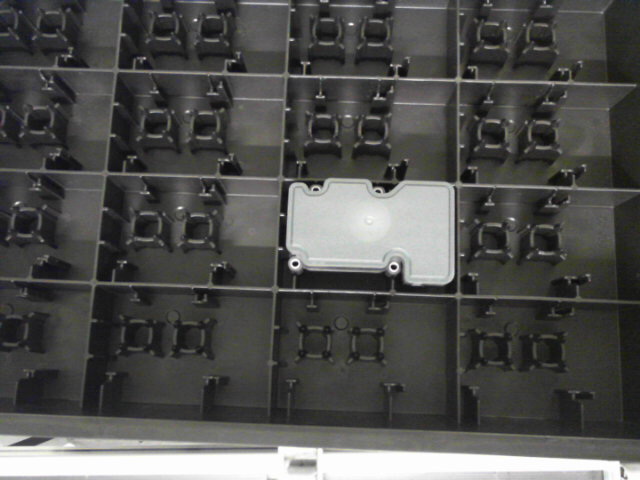
#> input picture photo_ABS/New folder/ecu.png, 640 x 480 px; its folder holds 4 pictures in this run
$ python color_filter.py   (older library calls are emulated)
#> lines starting #> are read from the running program, lines starting #| are printed output that depends on the picture; after the words box and inside, x2 and y2 are one past the last pixel; in counts of white or black regions, pixels touching at a corner belong together
import numpy as np
import cv2
import matplotlib.pyplot as plt
import os

def auto_canny(image, sigma=0.33):
	# compute the median of the single channel pixel intensities
	v = np.median(image)

	# apply automatic Canny edge detection using the computed median
	lower = int(max(0, (1.0 - sigma) * v))
	upper = int(min(255, (1.0 + sigma) * v))
	edged = cv2.Canny(image, lower, upper)
	return edged

files = [file for file in os.listdir() if file.endswith(".png")]
print(files)
img = cv2.imread(files[2],1)
#> img is the input picture: shape (480, 640, 3); mean B, G, R 77.9, 80.1, 80

hsv = cv2.cvtColor(img, cv2.COLOR_BGR2HSV )
#> hsv: shape (480, 640, 3); mean H, S, V 22.2, 14, 81


    # формируем начальный и конечный цвет фильтра
h_min = np.array((0, 0, 166), np.uint8)
h_max = np.array((86, 33, 251), np.uint8)

    # накладываем фильтр на кадр в модели HSV
thresh = cv2.inRange(hsv, h_min, h_max)
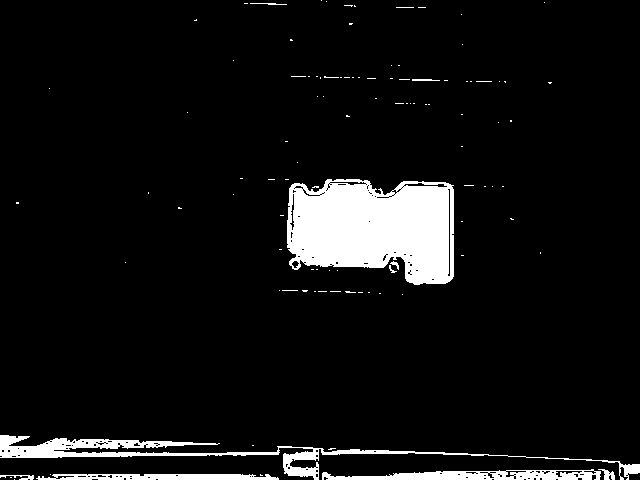
#> thresh: shape (480, 640); 7.2% white; 103 white regions (93 under 20 px), largest, box (x1, y1, x2, y2) and area: (287, 179, 454, 285) 13879, (0, 435, 640, 480) 4318, (322, 469, 601, 480) 1922

result = cv2.bitwise_and(img, img, mask=thresh)
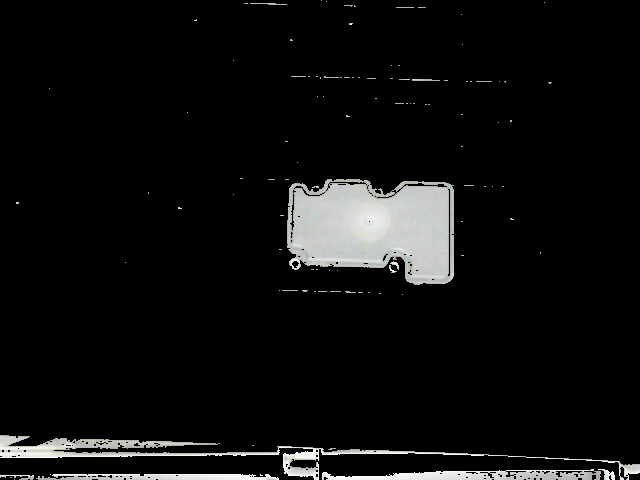
#> result: shape (480, 640, 3); mean B, G, R 14.7, 14.9, 14.8

blurred = cv2.GaussianBlur(result, (3, 3), 0)
auto = auto_canny(blurred)
#> in auto_canny, `v = np.median(image)`: v = 0
#> in auto_canny, `edged = cv2.Canny(image, lower, upper)`:
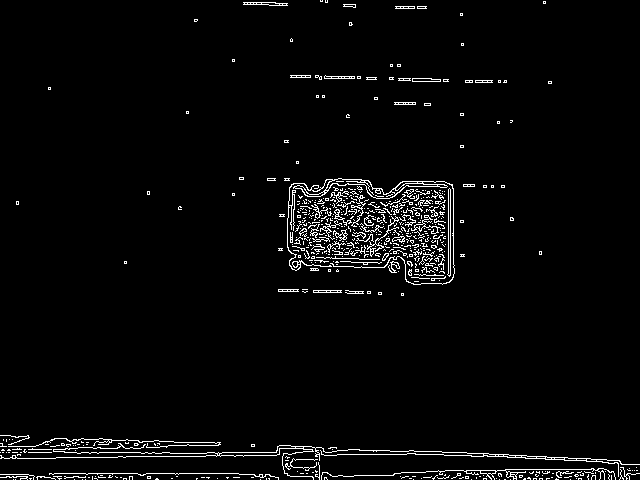
#> edged: shape (480, 640); 3.1% white in thin lines or dots

ret,cnts, _ = cv2.findContours(auto, cv2.RETR_EXTERNAL, cv2.CHAIN_APPROX_SIMPLE)
#> cnts = 591 contours, 561 with area under 20; largest, box (x1, y1, x2, y2) and area: (287, 178, 455, 285) 885, (0, 443, 640, 480) 558, (447, 188, 451, 277) 175, (321, 468, 616, 480) 126, (243, 2, 288, 6) 93

for i in  cnts:
	area = cv2.contourArea(i)
	if area > 800:
		print(area)
		cv2.drawContours(img,i,-1,(0,255,0), 2)
#> this loop made 591 passes
#> area on pass 545: 885
#| 885.0
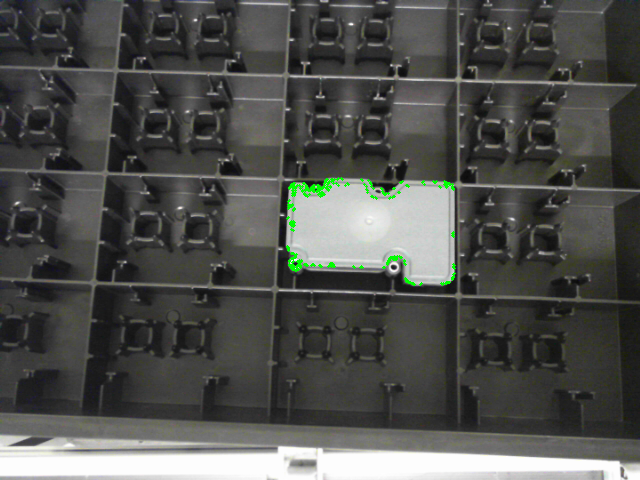
#> img: shape (480, 640, 3); 0.41% of pixels changed, all inside (x1, y1, x2, y2) = (286, 177, 456, 286)
cv2.imshow('mask', thresh)
cv2.imshow('result2', result)
cv2.imshow('edged', auto)
cv2.imshow("scr",img)
cv2.waitKey()


cv2.destroyAllWindows()
